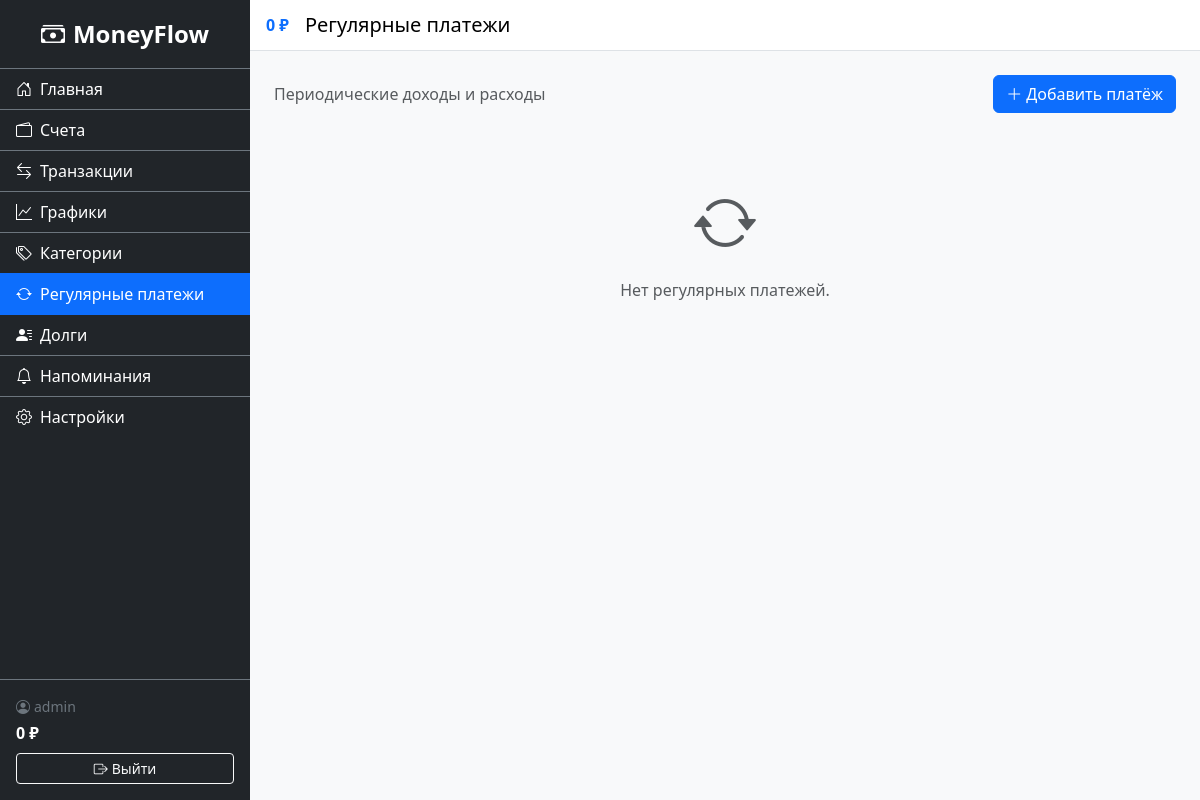
/finance/recurring/ (signed in), run on an earlier commit of the app's database.
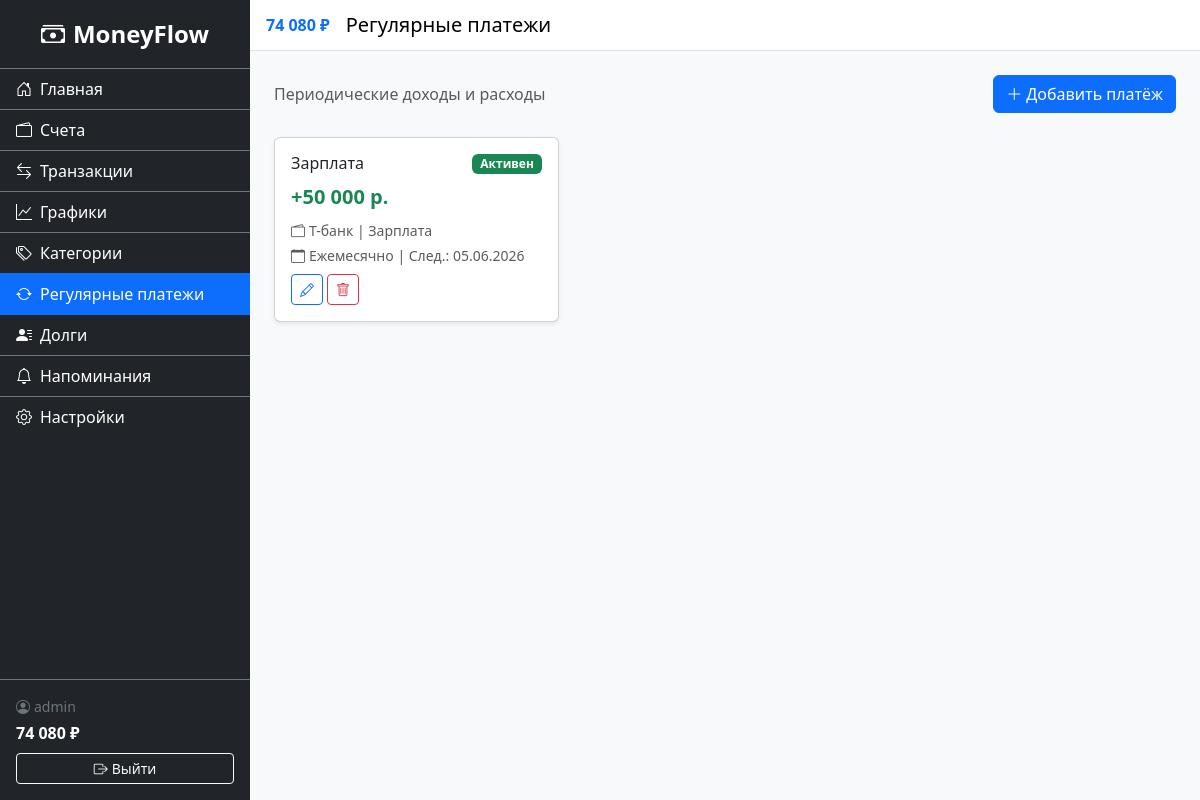
And on a later commit of the database.
### finance/models.py (models this page shows, shortened)
class RecurringPayment(models.Model):
    class Frequency(models.TextChoices):
        WEEKLY = 'weekly', 'Еженедельно'
        MONTHLY = 'monthly', 'Ежемесячно'
        QUARTERLY = 'quarterly', 'Ежеквартально'
        YEARLY = 'yearly', 'Ежегодно'
    user = models.ForeignKey(settings.AUTH_USER_MODEL, on_delete=models.CASCADE, related_name='recurring_payments')
    account = models.ForeignKey(Account, on_delete=models.CASCADE, related_name='recurring_payments', verbose_name='Счёт')
    category = models.ForeignKey(Category, on_delete=models.SET_NULL, null=True, blank=True, related_name='recurring_payments', verbose_name='Категория')
    name = models.CharField('Название', max_length=200)
    amount = models.DecimalField('Сумма', max_digits=12, decimal_places=2, validators=[MinValueValidator(Decimal('0.01'))])
    type = models.CharField('Тип', max_length=7, choices=Transaction.TransactionType.choices)
    frequency = models.CharField('Периодичность', max_length=10, choices=Frequency.choices, default=Frequency.MONTHLY)
    next_date = models.DateField('Следующий платёж')
    is_active = models.BooleanField('Активен', default=True)
    class Meta:
        verbose_name = 'Регулярный платёж'
        verbose_name_plural = 'Регулярные платежи'
        ordering = ['next_date']

class Account(models.Model):
    class AccountType(models.TextChoices):
        CASH = 'cash', 'Наличные'
        CARD = 'card', 'Банковская карта'
        DEPOSIT = 'deposit', 'Вклад'
        CREDIT = 'credit', 'Кредитная карта'
    user = models.ForeignKey(settings.AUTH_USER_MODEL, on_delete=models.CASCADE, related_name='accounts')
    name = models.CharField('Название', max_length=100)
    balance = models.DecimalField('Баланс', max_digits=12, decimal_places=2, default=Decimal('0.00'))
    type = models.CharField('Тип', max_length=10, choices=AccountType.choices, default=AccountType.CARD)
    currency = models.CharField('Валюта', max_length=3, default='RUB')
    is_favorite = models.BooleanField('Избранный', default=False)
    created_at = models.DateTimeField('Дата создания', auto_now_add=True)
    class Meta:
        verbose_name = 'Счёт'
        verbose_name_plural = 'Счета'
        ordering = ['name']

class Category(models.Model):
    class CategoryType(models.TextChoices):
        INCOME = 'income', 'Доход'
        EXPENSE = 'expense', 'Расход'
    user = models.ForeignKey(settings.AUTH_USER_MODEL, on_delete=models.CASCADE, related_name='categories')
    name = models.CharField('Название', max_length=100)
    type = models.CharField('Тип', max_length=7, choices=CategoryType.choices)
    parent = models.ForeignKey('self', on_delete=models.CASCADE, null=True, blank=True, related_name='subcategories', verbose_name='Родительская категория')
    class Meta:
        verbose_name = 'Категория'
        verbose_name_plural = 'Категории'
        ordering = ['type', 'name']

### finance/views.py (the view)
# urls.py: path('recurring/', views.RecurringPaymentListView.as_view(), name='recurring_list'),
class RecurringPaymentListView(LoginRequiredMixin, ListView):
    model = RecurringPayment
    template_name = 'finance/recurring_list.html'
    context_object_name = 'payments'
    def get_queryset(self):
        return RecurringPayment.objects.filter(user=self.request.user).select_related('account', 'category')

### finance/context_processors.py (called while the page is built)
def total_balance(request):
    if request.user.is_authenticated:
        balance = Account.objects.filter(user=request.user).aggregate(
            total=Sum('balance')
        )['total'] or 0
        return {'sidebar_balance': balance}
    return {'sidebar_balance': 0}

### finance/templatetags/finance_tags.py (called while the page is built)
@register.filter
def spaced(value):
    if value is None:
        return '0'
    num = float(value)
    is_neg = num < 0
    num = abs(num)
    int_part = int(num)
    frac = num - int_part
    int_str = str(int_part)
    result = ''
    while int_str:
        if len(int_str) <= 3:
            result = int_str + result
            int_str = ''
        else:
            result = ' ' + int_str[-3:] + result
            int_str = int_str[:-3]
    if frac >= 0.005:
        result += f'{frac:.2f}'[1:]
    return ('-' if is_neg else '') + result

### finance/templates/finance/recurring_list.html (shortened to what this page needs)
{% extends 'base.html' %}
{% load finance_tags %}
{% block page_title %}Регулярные платежи{% endblock %}
{% block content %}
<div class="d-flex justify-content-between align-items-center mb-4">
    <span class="text-muted">Периодические доходы и расходы</span>
    <a href="{% url 'finance:recurring_create' %}" class="btn btn-primary">
        <i class="bi bi-plus-lg me-1"></i>Добавить платёж
    </a>
</div>
{% if payments %}
<div class="row">
    {% for p in payments %}
    <div class="col-md-6 col-lg-4 mb-3">
        <div class="card shadow-sm h-100">
            <div class="card-body">
                <div class="d-flex justify-content-between align-items-start mb-2">
                    <h6 class="card-title mb-0">{{ p.name }}</h6>
                    {% if p.is_active %}
                    <span class="badge bg-success">Активен</span>
                    {% else %}
                    <span class="badge bg-secondary">Отключён</span>
                    {% endif %}
                </div>
                <div class="fs-5 fw-bold {% if p.type == 'income' %}text-success{% else %}text-danger{% endif %} mb-2">
                    {% if p.type == 'income' %}+{% else %}-{% endif %}{{ p.amount|spaced }} р.
                </div>
                <div class="small text-muted mb-1">
                    <i class="bi bi-wallet2 me-1"></i>{{ p.account.name }}
                    {% if p.category %}| {{ p.category.name }}{% endif %}
                </div>
                <div class="small text-muted mb-2">
                    <i class="bi bi-calendar me-1"></i>{{ p.get_frequency_display }} | След.: {{ p.next_date|date:'d.m.Y' }}
                </div>
                <div class="d-flex gap-1">
                    <a href="{% url 'finance:recurring_update' p.pk %}" class="btn btn-outline-primary btn-sm">
                        <i class="bi bi-pencil"></i>
                    </a>
                    <a href="{% url 'finance:recurring_delete' p.pk %}" class="btn btn-outline-danger btn-sm">
                        <i class="bi bi-trash"></i>
                    </a>
                </div>
            </div>
        </div>
    </div>
    {% endfor %}
</div>
{% else %}
<div class="text-center text-muted py-5">
    <i class="bi bi-arrow-repeat display-3 d-block mb-3"></i>
    Нет регулярных платежей.
</div>
{% endif %}
{% endblock %}

### templates/base.html (shortened to what the changed rows need)
<!DOCTYPE html>
<html lang="ru">
<head>
    <link href="https://cdn.jsdelivr.net/npm/bootstrap@5.3.3/dist/css/bootstrap.min.css" rel="stylesheet">
    <link rel="stylesheet" href="https://cdn.jsdelivr.net/npm/bootstrap-icons@1.11.3/font/bootstrap-icons.css">
    {% load static %}
    {% load finance_tags %}
    <link rel="stylesheet" href="{% static 'css/styles.css' %}">
    <link rel="stylesheet" href="{% static 'css/dark-theme.css' %}" id="dark-theme" disabled>
</head>
<body>
    <div class="d-flex" id="wrapper">
        <div class="sidebar bg-dark text-white" id="sidebar-wrapper">
            <div class="sidebar-footer border-top border-secondary p-3 mt-auto">
                <span class="d-block small text-secondary">
                    <i class="bi bi-person-circle me-1"></i>{{ user.username }}
                </span>
                <span class="d-block fw-bold text-white fs-6 mt-1">
                    {{ sidebar_balance|spaced }} ₽
                </span>
                <form method="post" action="{% url 'accounts:logout' %}" class="mt-2">
                    <button type="submit" class="btn btn-outline-light btn-sm w-100">
                    </button>
                </form>
            </div>
        </div>
        <div id="page-content-wrapper" class="flex-grow-1">
            <nav class="navbar navbar-expand navbar-light bg-white border-bottom px-3">
                <span class="fw-bold me-3 text-primary">{{ sidebar_balance|spaced }} ₽</span>
                <span class="navbar-brand mb-0 h1 me-auto">{% block page_title %}Главная{% endblock %}</span>
            </nav>
            <div class="container-fluid p-4">
                {% block content %}{% endblock %}
            </div>
        </div>
    </div>
</body>
</html>

What changed in the data, as far as the page shows it:
added RecurringPayment: name "Зарплата", is_active "Активен", amount|spaced "50 000", account.name "Т-банк", category.name "Зарплата", frequency "Ежемесячно", next_date "05.06.2026"
Also different on the page:
{{ sidebar_balance|spaced }}: "0" → "74 080"
text no longer shown: "Нет регулярных платежей."
